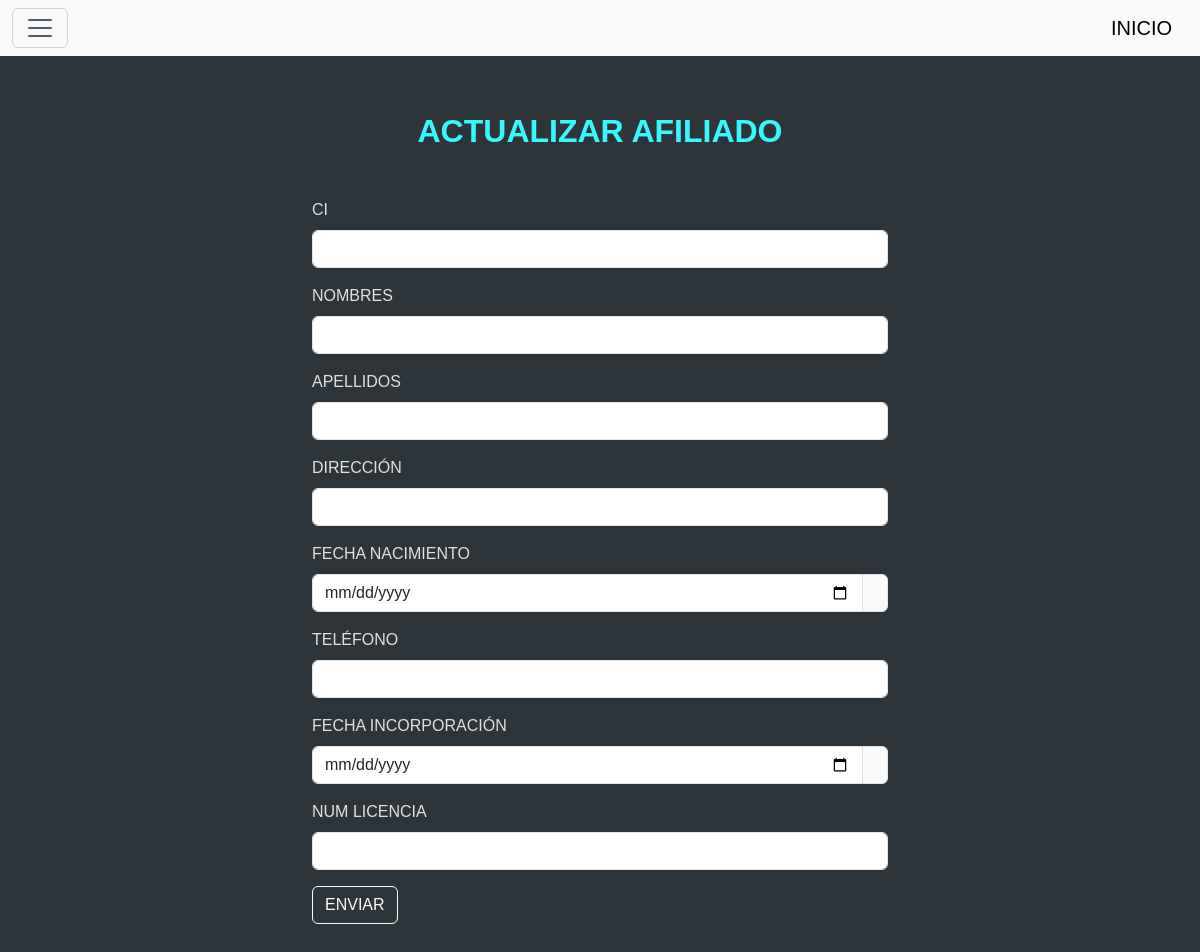
The page /edit/13180107 (signed in) on the database as committed earlier.
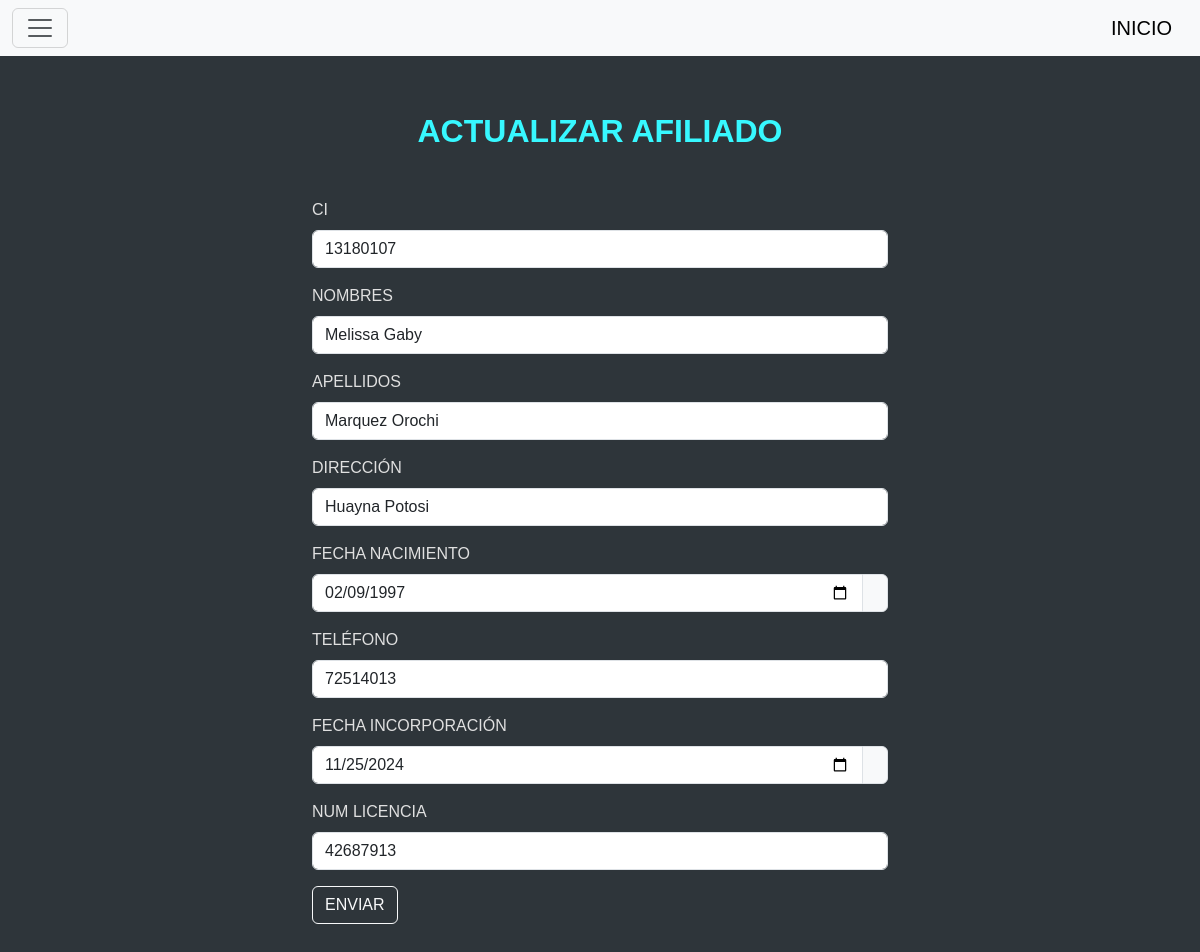
The same page on the database as committed later.
### tables this page shows
CREATE TABLE afiliado(
        ci INTEGER PRIMARY KEY,
        nombres TEXT NOT NULL,
        apellidos TEXT NOT NULL,
        direccion TEXT NOT NULL,
        fecha_nacimiento DATE NOT NULL,
        telefono INTEGER NOT NULL,
        fecha_incorporacion DATE NOT NULL,
        nro_licencia TEXT NOT NULL
        );

### blueprints/afiliados/__init__.py (the view)
@afiliados_bp.route("/edit/<int:ci>")
def afiliado_edit(ci):
    if not verifica():
        return redirect(url_for('afiliados.index'))
    conn=sqlite3.connect("star_service.db")
    conn.row_factory=sqlite3.Row
    cur=conn.cursor()
    cur.execute("SELECT * FROM afiliado WHERE ci=?",(ci,))
    afiliado=cur.fetchone()
    conn.close()
    return render_template("editar_afi.html",afiliado=afiliado)

### blueprints/afiliados/__init__.py (called while the page is built)
def verifica():
    if 'cargo' not in session or session['cargo'] != "Administrador":
        return False
    return True

### blueprints/afiliados/templates/editar_afi.html (shortened to what this page needs)
{% include 'header.html' %}
<div class="container mt-5" style="max-width: 600px;">
    <h2 class="fw-bold">ACTUALIZAR AFILIADO</h2>
</div>
<div class="container mt-5" style="max-width: 600px;">
<form action="{{url_for('afiliados.afiliados_update')}}" method="POST">
        <div class="mb-3">
            <label class="form-label">CI</label>
            <input type="text"  class="form-control" name="ci" value="{{afiliado['ci']}}">
        </div>
        <div class="mb-3">
            <label class="form-label">NOMBRES</label>
            <input type="text" class="form-control" value="{{afiliado['nombres']}}" name="nombres">
        </div>
        <div class="mb-3">
            <label class="form-label">APELLIDOS</label>
            <input type="text" class="form-control" value="{{afiliado['apellidos']}}" name="apellidos">
        </div>
        <div class="mb-3">
            <label class="form-label">DIRECCIÓN</label>
            <input type="text" class="form-control" value="{{afiliado['direccion']}}" name="direccion">
        </div>
        <div class="mb-3">
            <label class="form-label">FECHA NACIMIENTO</label>
            <div class="input-group">
                <input type="date" class="form-control" name="fecha_nacimiento" value="{{afiliado['fecha_nacimiento']}}">
                <span class="input-group-text"></span>
            </div>
        </div>
        <div class="mb-3">
            <label class="form-label">TELÉFONO</label>
            <input type="number" class="form-control" value="{{afiliado['telefono']}}" name="telefono">
        </div>
        <div class="mb-3">
            <label class="form-label">FECHA INCORPORACIÓN</label>
            <div class="input-group">
                <input type="date" class="form-control" name="fecha_incorporacion" value="{{afiliado['fecha_incorporacion']}}">
                <span class="input-group-text"></span>
            </div>
        </div>
        <div class="mb-3">
            <label class="form-label">NUM LICENCIA</label>
            <input type="text" class="form-control" value="{{afiliado['nro_licencia']}}" name="nro_licencia">
        </div>
        <button type="submit" class="btn btn-outline-light">ENVIAR</button>
</form>
</div>
{% include 'footer.html' %}

Rows that differ between the two databases and show on the page:
added afiliado: ci "13180107", nombres "Melissa Gaby", apellidos "Marquez Orochi", direccion "Huayna Potosi", fecha_nacimiento "02/09/1997", telefono "72514013", fecha_incorporacion "11/25/2024", nro_licencia "42687913"
